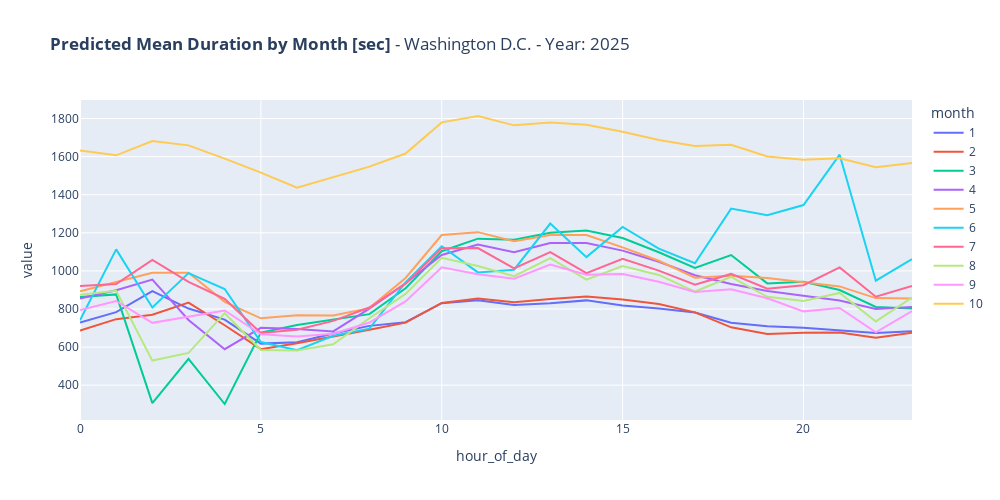

Notebook code for this chart:
### Code cell
predicted_month_means_washington = group_results_washington['predicted'].mean().unstack(level='hour_of_day').T
fig = px.line(predicted_month_means_washington, title=f"<b>Predicted Mean Duration by Month [sec]</b> - Washington D.C. - Year: {year_to_test}", width=1000, height=500)

fig.show()

### Figure 1 — Plotly figure (JSON) as saved in the notebook; plotly's stock layout.template omitted (floating-point values rounded to 4 significant figures)
{"data": [{"hovertemplate": "month=1<br>hour_of_day=%{x}<br>value=%{y}<extra></extra>", "legendgroup": "1", "line": {"color": "#636efa", "dash": "solid"}, "marker": {"symbol": "circle"}, "mode": "lines", "name": "1", "orientation": "v", "showlegend": true, "type": "scatter", "x": [0, 1, 2, 3, 4, 5, 6, 7, 8, 9, 10, 11, 12, 13, 14, 15, 16, 17, 18, 19, 20, 21, 22, 23], "xaxis": "x", "y": [729.1, 783.5, 893.3, 802.2, 744.5, 618.2, 625.6, 671.1, 711.3, 730.6, 830.5, 846.2, 820.5, 829.6, 845.2, 818.0, 802.0, 781.7, 728.2, 709.5, 701.5, 686.6, 673.7, 683.2], "yaxis": "y"}, {"hovertemplate": "month=2<br>hour_of_day=%{x}<br>value=%{y}<extra></extra>", "legendgroup": "2", "line": {"color": "#EF553B", "dash": "solid"}, "marker": {"symbol": "circle"}, "mode": "lines", "name": "2", "orientation": "v", "showlegend": true, "type": "scatter", "x": [0, 1, 2, 3, 4, 5, 6, 7, 8, 9, 10, 11, 12, 13, 14, 15, 16, 17, 18, 19, 20, 21, 22, 23], "xaxis": "x", "y": [686.9, 746.6, 769.4, 833.8, 714.7, 589.0, 619.7, 654.6, 690.6, 728.4, 831.7, 855.6, 835.0, 852.4, 865.2, 850.2, 826.2, 782.2, 703.6, 668.2, 675.1, 676.8, 649.6, 674.6], "yaxis": "y"}, {"hovertemplate": "month=3<br>hour_of_day=%{x}<br>value=%{y}<extra></extra>", "legendgroup": "3", "line": {"color": "#00cc96", "dash": "solid"}, "marker": {"symbol": "circle"}, "mode": "lines", "name": "3", "orientation": "v", "showlegend": true, "type": "scatter", "x": [0, 1, 2, 3, 4, 5, 6, 7, 8, 9, 10, 11, 12, 13, 14, 15, 16, 17, 18, 19, 20, 21, 22, 23], "xaxis": "x", "y": [862.7, 876.5, 305.9, 538.5, 301.2, 676.1, 716.3, 742.7, 773.0, 908.6, 1103.0, 1169.0, 1164.0, 1200.0, 1212.0, 1173.0, 1098.0, 1016.0, 1083.0, 934.3, 943.0, 899.6, 810.8, 802.9], "yaxis": "y"}, {"hovertemplate": "month=4<br>hour_of_day=%{x}<br>value=%{y}<extra></extra>", "legendgroup": "4", "line": {"color": "#ab63fa", "dash": "solid"}, "marker": {"symbol": "circle"}, "mode": "lines", "name": "4", "orientation": "v", "showlegend": true, "type": "scatter", "x": [0, 1, 2, 3, 4, 5, 6, 7, 8, 9, 10, 11, 12, 13, 14, 15, 16, 17, 18, 19, 20, 21, 22, 23], "xaxis": "x", "y": [854.4, 898.7, 954.5, 742.4, 588.9, 701.3, 695.1, 682.2, 801.4, 935.1, 1083.0, 1139.0, 1098.0, 1147.0, 1147.0, 1106.0, 1048.0, 977.1, 930.9, 894.1, 869.1, 844.0, 800.2, 810.6], "yaxis": "y"}, {"hovertemplate": "month=5<br>hour_of_day=%{x}<br>value=%{y}<extra></extra>", "legendgroup": "5", "line": {"color": "#FFA15A", "dash": "solid"}, "marker": {"symbol": "circle"}, "mode": "lines", "name": "5", "orientation": "v", "showlegend": true, "type": "scatter", "x": [0, 1, 2, 3, 4, 5, 6, 7, 8, 9, 10, 11, 12, 13, 14, 15, 16, 17, 18, 19, 20, 21, 22, 23], "xaxis": "x", "y": [892.9, 943.2, 990.3, 990.8, 837.5, 750.9, 766.9, 766.3, 804.4, 962.9, 1188.0, 1203.0, 1156.0, 1188.0, 1189.0, 1123.0, 1053.0, 964.5, 974.7, 962.1, 942.1, 918.5, 857.1, 854.9], "yaxis": "y"}, {"hovertemplate": "month=6<br>hour_of_day=%{x}<br>value=%{y}<extra></extra>", "legendgroup": "6", "line": {"color": "#19d3f3", "dash": "solid"}, "marker": {"symbol": "circle"}, "mode": "lines", "name": "6", "orientation": "v", "showlegend": true, "type": "scatter", "x": [0, 1, 2, 3, 4, 5, 6, 7, 8, 9, 10, 11, 12, 13, 14, 15, 16, 17, 18, 19, 20, 21, 22, 23], "xaxis": "x", "y": [741.0, 1113.0, 808.2, 988.1, 904.7, 626.4, 583.3, 659.1, 696.8, 939.8, 1129.0, 992.0, 1006.0, 1248.0, 1072.0, 1231.0, 1117.0, 1040.0, 1327.0, 1293.0, 1346.0, 1610.0, 948.4, 1061.0], "yaxis": "y"}, {"hovertemplate": "month=7<br>hour_of_day=%{x}<br>value=%{y}<extra></extra>", "legendgroup": "7", "line": {"color": "#FF6692", "dash": "solid"}, "marker": {"symbol": "circle"}, "mode": "lines", "name": "7", "orientation": "v", "showlegend": true, "type": "scatter", "x": [0, 1, 2, 3, 4, 5, 6, 7, 8, 9, 10, 11, 12, 13, 14, 15, 16, 17, 18, 19, 20, 21, 22, 23], "xaxis": "x", "y": [921.1, 930.8, 1058.0, 941.9, 852.9, 674.0, 691.4, 737.5, 807.8, 932.9, 1119.0, 1120.0, 1013.0, 1099.0, 988.4, 1063.0, 1001.0, 927.3, 984.1, 906.7, 924.6, 1019.0, 864.4, 920.8], "yaxis": "y"}, {"hovertemplate": "month=8<br>hour_of_day=%{x}<br>value=%{y}<extra></extra>", "legendgroup": "8", "line": {"color": "#B6E880", "dash": "solid"}, "marker": {"symbol": "circle"}, "mode": "lines", "name": "8", "orientation": "v", "showlegend": true, "type": "scatter", "x": [0, 1, 2, 3, 4, 5, 6, 7, 8, 9, 10, 11, 12, 13, 14, 15, 16, 17, 18, 19, 20, 21, 22, 23], "xaxis": "x", "y": [874.9, 895.2, 529.0, 569.5, 778.0, 584.7, 581.7, 615.0, 751.3, 879.2, 1068.0, 1026.0, 972.3, 1067.0, 954.1, 1026.0, 978.9, 891.5, 968.5, 863.8, 841.7, 884.2, 734.5, 859.4], "yaxis": "y"}, {"hovertemplate": "month=9<br>hour_of_day=%{x}<br>value=%{y}<extra></extra>", "legendgroup": "9", "line": {"color": "#FF97FF", "dash": "solid"}, "marker": {"symbol": "circle"}, "mode": "lines", "name": "9", "orientation": "v", "showlegend": true, "type": "scatter", "x": [0, 1, 2, 3, 4, 5, 6, 7, 8, 9, 10, 11, 12, 13, 14, 15, 16, 17, 18, 19, 20, 21, 22, 23], "xaxis": "x", "y": [794.2, 842.1, 727.2, 758.8, 791.9, 667.2, 654.9, 670.5, 728.9, 839.9, 1019.0, 982.7, 959.2, 1033.0, 979.3, 983.7, 942.6, 889.3, 903.4, 856.4, 787.4, 805.4, 677.8, 788.6], "yaxis": "y"}, {"hovertemplate": "month=10<br>hour_of_day=%{x}<br>value=%{y}<extra></extra>", "legendgroup": "10", "line": {"color": "#FECB52", "dash": "solid"}, "marker": {"symbol": "circle"}, "mode": "lines", "name": "10", "orientation": "v", "showlegend": true, "type": "scatter", "x": [0, 1, 2, 3, 4, 5, 6, 7, 8, 9, 10, 11, 12, 13, 14, 15, 16, 17, 18, 19, 20, 21, 22, 23], "xaxis": "x", "y": [1632.0, 1607.0, 1682.0, 1659.0, 1589.0, 1516.0, 1436.0, 1493.0, 1547.0, 1616.0, 1780.0, 1813.0, 1764.0, 1779.0, 1767.0, 1731.0, 1688.0, 1656.0, 1662.0, 1601.0, 1584.0, 1592.0, 1544.0, 1567.0], "yaxis": "y"}], "layout": {"height": 500, "legend": {"title": {"text": "month"}, "tracegroupgap": 0}, "title": {"text": "<b>Predicted Mean Duration by Month [sec]</b> - Washington D.C. - Year: 2025"}, "width": 1000, "xaxis": {"anchor": "y", "domain": [0, 1], "title": {"text": "hour_of_day"}}, "yaxis": {"anchor": "x", "domain": [0, 1], "title": {"text": "value"}}}}
